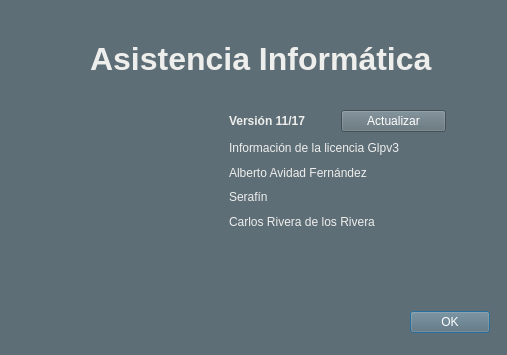
<?xml version="1.0" encoding="UTF-8"?>
<ui version="4.0">
 <class>AcerdaDe</class>
 <widget class="QDialog" name="AcerdaDe">
  <property name="geometry">
   <rect>
    <x>0</x>
    <y>0</y>
    <width>507</width>
    <height>355</height>
   </rect>
  </property>
  <property name="palette">
   <palette>
    <active>
     <colorrole role="WindowText">
      <brush brushstyle="SolidPattern">
       <color alpha="255">
        <red>255</red>
        <green>255</green>
        <blue>255</blue>
       </color>
      </brush>
     </colorrole>
     <colorrole role="Button">
      <brush brushstyle="SolidPattern">
       <color alpha="255">
        <red>94</red>
        <green>110</green>
        <blue>119</blue>
       </color>
      </brush>
     </colorrole>
     <colorrole role="Light">
      <brush brushstyle="SolidPattern">
       <color alpha="255">
        <red>141</red>
        <green>165</green>
        <blue>179</blue>
       </color>
      </brush>
     </colorrole>
     <colorrole role="Midlight">
      <brush brushstyle="SolidPattern">
       <color alpha="255">
        <red>117</red>
        <green>137</green>
        <blue>149</blue>
       </color>
      </brush>
     </colorrole>
     <colorrole role="Dark">
      <brush brushstyle="SolidPattern">
       <color alpha="255">
        <red>47</red>
        <green>55</green>
        <blue>59</blue>
       </color>
      </brush>
     </colorrole>
     <colorrole role="Mid">
      <brush brushstyle="SolidPattern">
       <color alpha="255">
        <red>62</red>
        <green>73</green>
        <blue>79</blue>
       </color>
      </brush>
     </colorrole>
     <colorrole role="Text">
      <brush brushstyle="SolidPattern">
       <color alpha="255">
        <red>255</red>
        <green>255</green>
        <blue>255</blue>
       </color>
      </brush>
     </colorrole>
     <colorrole role="BrightText">
      <brush brushstyle="SolidPattern">
       <color alpha="255">
        <red>255</red>
        <green>255</green>
        <blue>255</blue>
       </color>
      </brush>
     </colorrole>
     <colorrole role="ButtonText">
      <brush brushstyle="SolidPattern">
       <color alpha="255">
        <red>255</red>
        <green>255</green>
        <blue>255</blue>
       </color>
      </brush>
     </colorrole>
     <colorrole role="Base">
      <brush brushstyle="SolidPattern">
       <color alpha="255">
        <red>0</red>
        <green>0</green>
        <blue>0</blue>
       </color>
      </brush>
     </colorrole>
     <colorrole role="Window">
      <brush brushstyle="SolidPattern">
       <color alpha="255">
        <red>94</red>
        <green>110</green>
        <blue>119</blue>
       </color>
      </brush>
     </colorrole>
     <colorrole role="Shadow">
      <brush brushstyle="SolidPattern">
       <color alpha="255">
        <red>0</red>
        <green>0</green>
        <blue>0</blue>
       </color>
      </brush>
     </colorrole>
     <colorrole role="AlternateBase">
      <brush brushstyle="SolidPattern">
       <color alpha="255">
        <red>47</red>
        <green>55</green>
        <blue>59</blue>
       </color>
      </brush>
     </colorrole>
     <colorrole role="ToolTipBase">
      <brush brushstyle="SolidPattern">
       <color alpha="255">
        <red>255</red>
        <green>255</green>
        <blue>220</blue>
       </color>
      </brush>
     </colorrole>
     <colorrole role="ToolTipText">
      <brush brushstyle="SolidPattern">
       <color alpha="255">
        <red>0</red>
        <green>0</green>
        <blue>0</blue>
       </color>
      </brush>
     </colorrole>
    </active>
    <inactive>
     <colorrole role="WindowText">
      <brush brushstyle="SolidPattern">
       <color alpha="255">
        <red>255</red>
        <green>255</green>
        <blue>255</blue>
       </color>
      </brush>
     </colorrole>
     <colorrole role="Button">
      <brush brushstyle="SolidPattern">
       <color alpha="255">
        <red>94</red>
        <green>110</green>
        <blue>119</blue>
       </color>
      </brush>
     </colorrole>
     <colorrole role="Light">
      <brush brushstyle="SolidPattern">
       <color alpha="255">
        <red>141</red>
        <green>165</green>
        <blue>179</blue>
       </color>
      </brush>
     </colorrole>
     <colorrole role="Midlight">
      <brush brushstyle="SolidPattern">
       <color alpha="255">
        <red>117</red>
        <green>137</green>
        <blue>149</blue>
       </color>
      </brush>
     </colorrole>
     <colorrole role="Dark">
      <brush brushstyle="SolidPattern">
       <color alpha="255">
        <red>47</red>
        <green>55</green>
        <blue>59</blue>
       </color>
      </brush>
     </colorrole>
     <colorrole role="Mid">
      <brush brushstyle="SolidPattern">
       <color alpha="255">
        <red>62</red>
        <green>73</green>
        <blue>79</blue>
       </color>
      </brush>
     </colorrole>
     <colorrole role="Text">
      <brush brushstyle="SolidPattern">
       <color alpha="255">
        <red>255</red>
        <green>255</green>
        <blue>255</blue>
       </color>
      </brush>
     </colorrole>
     <colorrole role="BrightText">
      <brush brushstyle="SolidPattern">
       <color alpha="255">
        <red>255</red>
        <green>255</green>
        <blue>255</blue>
       </color>
      </brush>
     </colorrole>
     <colorrole role="ButtonText">
      <brush brushstyle="SolidPattern">
       <color alpha="255">
        <red>255</red>
        <green>255</green>
        <blue>255</blue>
       </color>
      </brush>
     </colorrole>
     <colorrole role="Base">
      <brush brushstyle="SolidPattern">
       <color alpha="255">
        <red>0</red>
        <green>0</green>
        <blue>0</blue>
       </color>
      </brush>
     </colorrole>
     <colorrole role="Window">
      <brush brushstyle="SolidPattern">
       <color alpha="255">
        <red>94</red>
        <green>110</green>
        <blue>119</blue>
       </color>
      </brush>
     </colorrole>
     <colorrole role="Shadow">
      <brush brushstyle="SolidPattern">
       <color alpha="255">
        <red>0</red>
        <green>0</green>
        <blue>0</blue>
       </color>
      </brush>
     </colorrole>
     <colorrole role="AlternateBase">
      <brush brushstyle="SolidPattern">
       <color alpha="255">
        <red>47</red>
        <green>55</green>
        <blue>59</blue>
       </color>
      </brush>
     </colorrole>
     <colorrole role="ToolTipBase">
      <brush brushstyle="SolidPattern">
       <color alpha="255">
        <red>255</red>
        <green>255</green>
        <blue>220</blue>
       </color>
      </brush>
     </colorrole>
     <colorrole role="ToolTipText">
      <brush brushstyle="SolidPattern">
       <color alpha="255">
        <red>0</red>
        <green>0</green>
        <blue>0</blue>
       </color>
      </brush>
     </colorrole>
    </inactive>
    <disabled>
     <colorrole role="WindowText">
      <brush brushstyle="SolidPattern">
       <color alpha="255">
        <red>47</red>
        <green>55</green>
        <blue>59</blue>
       </color>
      </brush>
     </colorrole>
     <colorrole role="Button">
      <brush brushstyle="SolidPattern">
       <color alpha="255">
        <red>94</red>
        <green>110</green>
        <blue>119</blue>
       </color>
      </brush>
     </colorrole>
     <colorrole role="Light">
      <brush brushstyle="SolidPattern">
       <color alpha="255">
        <red>141</red>
        <green>165</green>
        <blue>179</blue>
       </color>
      </brush>
     </colorrole>
     <colorrole role="Midlight">
      <brush brushstyle="SolidPattern">
       <color alpha="255">
        <red>117</red>
        <green>137</green>
        <blue>149</blue>
       </color>
      </brush>
     </colorrole>
     <colorrole role="Dark">
      <brush brushstyle="SolidPattern">
       <color alpha="255">
        <red>47</red>
        <green>55</green>
        <blue>59</blue>
       </color>
      </brush>
     </colorrole>
     <colorrole role="Mid">
      <brush brushstyle="SolidPattern">
       <color alpha="255">
        <red>62</red>
        <green>73</green>
        <blue>79</blue>
       </color>
      </brush>
     </colorrole>
     <colorrole role="Text">
      <brush brushstyle="SolidPattern">
       <color alpha="255">
        <red>47</red>
        <green>55</green>
        <blue>59</blue>
       </color>
      </brush>
     </colorrole>
     <colorrole role="BrightText">
      <brush brushstyle="SolidPattern">
       <color alpha="255">
        <red>255</red>
        <green>255</green>
        <blue>255</blue>
       </color>
      </brush>
     </colorrole>
     <colorrole role="ButtonText">
      <brush brushstyle="SolidPattern">
       <color alpha="255">
        <red>47</red>
        <green>55</green>
        <blue>59</blue>
       </color>
      </brush>
     </colorrole>
     <colorrole role="Base">
      <brush brushstyle="SolidPattern">
       <color alpha="255">
        <red>94</red>
        <green>110</green>
        <blue>119</blue>
       </color>
      </brush>
     </colorrole>
     <colorrole role="Window">
      <brush brushstyle="SolidPattern">
       <color alpha="255">
        <red>94</red>
        <green>110</green>
        <blue>119</blue>
       </color>
      </brush>
     </colorrole>
     <colorrole role="Shadow">
      <brush brushstyle="SolidPattern">
       <color alpha="255">
        <red>0</red>
        <green>0</green>
        <blue>0</blue>
       </color>
      </brush>
     </colorrole>
     <colorrole role="AlternateBase">
      <brush brushstyle="SolidPattern">
       <color alpha="255">
        <red>94</red>
        <green>110</green>
        <blue>119</blue>
       </color>
      </brush>
     </colorrole>
     <colorrole role="ToolTipBase">
      <brush brushstyle="SolidPattern">
       <color alpha="255">
        <red>255</red>
        <green>255</green>
        <blue>220</blue>
       </color>
      </brush>
     </colorrole>
     <colorrole role="ToolTipText">
      <brush brushstyle="SolidPattern">
       <color alpha="255">
        <red>0</red>
        <green>0</green>
        <blue>0</blue>
       </color>
      </brush>
     </colorrole>
    </disabled>
   </palette>
  </property>
  <property name="windowTitle">
   <string>Acerca de...</string>
  </property>
  <widget class="QDialogButtonBox" name="buttonBox">
   <property name="geometry">
    <rect>
     <x>410</x>
     <y>310</y>
     <width>80</width>
     <height>25</height>
    </rect>
   </property>
   <property name="orientation">
    <enum>Qt::Horizontal</enum>
   </property>
   <property name="standardButtons">
    <set>QDialogButtonBox::Ok</set>
   </property>
  </widget>
  <widget class="QLabel" name="label">
   <property name="geometry">
    <rect>
     <x>90</x>
     <y>40</y>
     <width>343</width>
     <height>37</height>
    </rect>
   </property>
   <property name="palette">
    <palette>
     <active>
      <colorrole role="WindowText">
       <brush brushstyle="SolidPattern">
        <color alpha="255">
         <red>238</red>
         <green>238</green>
         <blue>236</blue>
        </color>
       </brush>
      </colorrole>
      <colorrole role="Text">
       <brush brushstyle="SolidPattern">
        <color alpha="255">
         <red>238</red>
         <green>238</green>
         <blue>236</blue>
        </color>
       </brush>
      </colorrole>
     </active>
     <inactive>
      <colorrole role="WindowText">
       <brush brushstyle="SolidPattern">
        <color alpha="255">
         <red>238</red>
         <green>238</green>
         <blue>236</blue>
        </color>
       </brush>
      </colorrole>
      <colorrole role="Text">
       <brush brushstyle="SolidPattern">
        <color alpha="255">
         <red>238</red>
         <green>238</green>
         <blue>236</blue>
        </color>
       </brush>
      </colorrole>
     </inactive>
     <disabled>
      <colorrole role="WindowText">
       <brush brushstyle="SolidPattern">
        <color alpha="255">
         <red>16</red>
         <green>37</green>
         <blue>67</blue>
        </color>
       </brush>
      </colorrole>
      <colorrole role="Text">
       <brush brushstyle="SolidPattern">
        <color alpha="255">
         <red>16</red>
         <green>37</green>
         <blue>67</blue>
        </color>
       </brush>
      </colorrole>
     </disabled>
    </palette>
   </property>
   <property name="font">
    <font>
     <pointsize>24</pointsize>
     <weight>75</weight>
     <bold>true</bold>
    </font>
   </property>
   <property name="text">
    <string>Asistencia Informática</string>
   </property>
  </widget>
  <widget class="QLabel" name="label_2">
   <property name="geometry">
    <rect>
     <x>30</x>
     <y>20</y>
     <width>51</width>
     <height>81</height>
    </rect>
   </property>
   <property name="maximumSize">
    <size>
     <width>300</width>
     <height>300</height>
    </size>
   </property>
   <property name="text">
    <string/>
   </property>
   <property name="pixmap">
    <pixmap>imagenes/iconos/icon-transparente.png</pixmap>
   </property>
  </widget>
  <widget class="QLabel" name="label_10">
   <property name="geometry">
    <rect>
     <x>10</x>
     <y>120</y>
     <width>211</width>
     <height>201</height>
    </rect>
   </property>
   <property name="text">
    <string/>
   </property>
   <property name="pixmap">
    <pixmap>imagenes/iconos/GNU_and_Tux.png</pixmap>
   </property>
  </widget>
  <widget class="QWidget" name="">
   <property name="geometry">
    <rect>
     <x>229</x>
     <y>110</y>
     <width>217</width>
     <height>121</height>
    </rect>
   </property>
   <layout class="QVBoxLayout" name="verticalLayout">
    <item>
     <layout class="QHBoxLayout" name="horizontalLayout">
      <item>
       <widget class="QLabel" name="label_3">
        <property name="palette">
         <palette>
          <active>
           <colorrole role="WindowText">
            <brush brushstyle="SolidPattern">
             <color alpha="255">
              <red>238</red>
              <green>238</green>
              <blue>236</blue>
             </color>
            </brush>
           </colorrole>
          </active>
          <inactive>
           <colorrole role="WindowText">
            <brush brushstyle="SolidPattern">
             <color alpha="255">
              <red>238</red>
              <green>238</green>
              <blue>236</blue>
             </color>
            </brush>
           </colorrole>
          </inactive>
          <disabled>
           <colorrole role="WindowText">
            <brush brushstyle="SolidPattern">
             <color alpha="255">
              <red>16</red>
              <green>37</green>
              <blue>67</blue>
             </color>
            </brush>
           </colorrole>
          </disabled>
         </palette>
        </property>
        <property name="font">
         <font>
          <weight>75</weight>
          <bold>true</bold>
         </font>
        </property>
        <property name="text">
         <string>Versión 11/17</string>
        </property>
       </widget>
      </item>
      <item>
       <widget class="QPushButton" name="pushButton">
        <property name="text">
         <string>Actualizar</string>
        </property>
       </widget>
      </item>
     </layout>
    </item>
    <item>
     <widget class="QLabel" name="label_4">
      <property name="palette">
       <palette>
        <active>
         <colorrole role="WindowText">
          <brush brushstyle="SolidPattern">
           <color alpha="255">
            <red>238</red>
            <green>238</green>
            <blue>236</blue>
           </color>
          </brush>
         </colorrole>
        </active>
        <inactive>
         <colorrole role="WindowText">
          <brush brushstyle="SolidPattern">
           <color alpha="255">
            <red>238</red>
            <green>238</green>
            <blue>236</blue>
           </color>
          </brush>
         </colorrole>
        </inactive>
        <disabled>
         <colorrole role="WindowText">
          <brush brushstyle="SolidPattern">
           <color alpha="255">
            <red>16</red>
            <green>37</green>
            <blue>67</blue>
           </color>
          </brush>
         </colorrole>
        </disabled>
       </palette>
      </property>
      <property name="text">
       <string>Información de la licencia Glpv3</string>
      </property>
     </widget>
    </item>
    <item>
     <widget class="QLabel" name="label_5">
      <property name="palette">
       <palette>
        <active>
         <colorrole role="WindowText">
          <brush brushstyle="SolidPattern">
           <color alpha="255">
            <red>238</red>
            <green>238</green>
            <blue>236</blue>
           </color>
          </brush>
         </colorrole>
        </active>
        <inactive>
         <colorrole role="WindowText">
          <brush brushstyle="SolidPattern">
           <color alpha="255">
            <red>238</red>
            <green>238</green>
            <blue>236</blue>
           </color>
          </brush>
         </colorrole>
        </inactive>
        <disabled>
         <colorrole role="WindowText">
          <brush brushstyle="SolidPattern">
           <color alpha="255">
            <red>16</red>
            <green>37</green>
            <blue>67</blue>
           </color>
          </brush>
         </colorrole>
        </disabled>
       </palette>
      </property>
      <property name="text">
       <string>Alberto Avidad Fernández</string>
      </property>
     </widget>
    </item>
    <item>
     <widget class="QLabel" name="label_8">
      <property name="palette">
       <palette>
        <active>
         <colorrole role="WindowText">
          <brush brushstyle="SolidPattern">
           <color alpha="255">
            <red>238</red>
            <green>238</green>
            <blue>236</blue>
           </color>
          </brush>
         </colorrole>
        </active>
        <inactive>
         <colorrole role="WindowText">
          <brush brushstyle="SolidPattern">
           <color alpha="255">
            <red>238</red>
            <green>238</green>
            <blue>236</blue>
           </color>
          </brush>
         </colorrole>
        </inactive>
        <disabled>
         <colorrole role="WindowText">
          <brush brushstyle="SolidPattern">
           <color alpha="255">
            <red>16</red>
            <green>37</green>
            <blue>67</blue>
           </color>
          </brush>
         </colorrole>
        </disabled>
       </palette>
      </property>
      <property name="text">
       <string>Serafín </string>
      </property>
     </widget>
    </item>
    <item>
     <widget class="QLabel" name="label_6">
      <property name="palette">
       <palette>
        <active>
         <colorrole role="WindowText">
          <brush brushstyle="SolidPattern">
           <color alpha="255">
            <red>238</red>
            <green>238</green>
            <blue>236</blue>
           </color>
          </brush>
         </colorrole>
        </active>
        <inactive>
         <colorrole role="WindowText">
          <brush brushstyle="SolidPattern">
           <color alpha="255">
            <red>238</red>
            <green>238</green>
            <blue>236</blue>
           </color>
          </brush>
         </colorrole>
        </inactive>
        <disabled>
         <colorrole role="WindowText">
          <brush brushstyle="SolidPattern">
           <color alpha="255">
            <red>16</red>
            <green>37</green>
            <blue>67</blue>
           </color>
          </brush>
         </colorrole>
        </disabled>
       </palette>
      </property>
      <property name="text">
       <string>Carlos Rivera de los Rivera</string>
      </property>
     </widget>
    </item>
   </layout>
  </widget>
 </widget>
 <resources/>
 <connections>
  <connection>
   <sender>buttonBox</sender>
   <signal>accepted()</signal>
   <receiver>AcerdaDe</receiver>
   <slot>accept()</slot>
   <hints>
    <hint type="sourcelabel">
     <x>248</x>
     <y>254</y>
    </hint>
    <hint type="destinationlabel">
     <x>157</x>
     <y>274</y>
    </hint>
   </hints>
  </connection>
  <connection>
   <sender>buttonBox</sender>
   <signal>rejected()</signal>
   <receiver>AcerdaDe</receiver>
   <slot>reject()</slot>
   <hints>
    <hint type="sourcelabel">
     <x>316</x>
     <y>260</y>
    </hint>
    <hint type="destinationlabel">
     <x>286</x>
     <y>274</y>
    </hint>
   </hints>
  </connection>
 </connections>
</ui>
